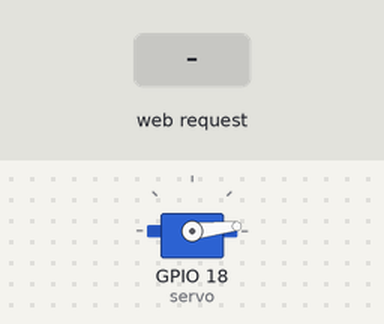
This program was run on a simulated ESP32 board running MicroPython. Parts: servo. The test bench sets the inputs (shaded band). WiFi joins after 1.5 s; the interpreter's speed is modelled, so counts of loop turns are approximate; servo angles are drawn from the pulse width (0.5 ms = 0°, 2.5 ms = 180°); what the program prints to the serial console is not drawn.

Above: at 6.5 s.
6.6 s: HTTP request GET /U received
At 7.8 s:
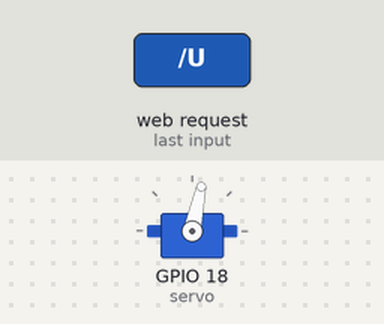
8.1 s: HTTP request GET /M received
At 8.9 s:
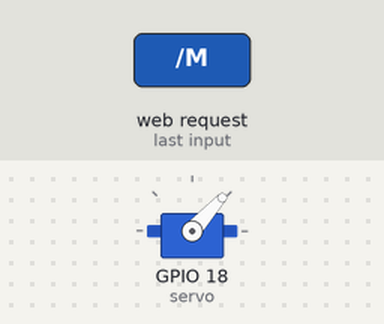
9.6 s: HTTP request GET /P5 received
At 10.0 s:
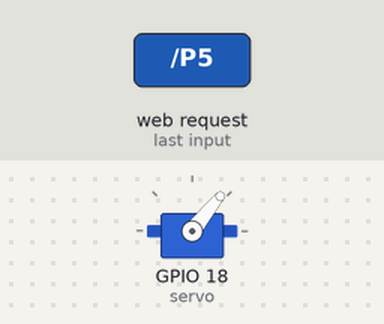
11.1 s: HTTP request GET /N1 received
At 12.4 s:
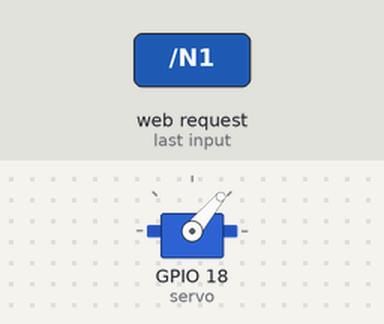
Timing chart, 0 to 13.6 s (numbered marks = the images above; inputs shaded):
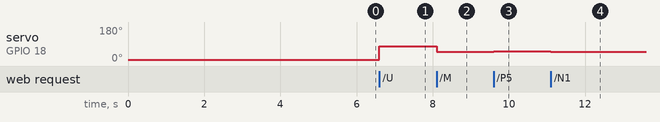

Measured:
- after the input at 6.6 s, servo on GPIO 18 (servo): 6° → 78° at once
- after the input at 8.1 s, servo on GPIO 18 (servo): 78° → 48° at once
- after the input at 9.6 s, servo on GPIO 18 (servo): 48° → 51° at once
- after the input at 11.1 s, servo on GPIO 18 (servo): 51° → 50° at once

The program:

main.py
```python
# ============================================================
# 城市方舟 - ESP32 手机控制升降平台 V2 LOW-START
# ============================================================
#
# 这版严格基于“真正能用”的第一版修改：
#
# 底层控制范围：
#   0 ~ 360
#
# 底层 PWM 映射：
#   0   -> 300 us
#   180 -> 1500 us
#   360 -> 2700 us
#
# 平台实际安全范围：
#   40  -> 最低
#   175 -> 最高（实测最合适）
#
# 网页允许调节范围：
#   40 ~ 180
#
# 注意：
#   这版的“40”和原来正确第一版的“40”完全一致。
#
# ============================================================

import network
import socket
import time
import gc

from machine import Pin, PWM


# ============================================================
# 1. Wi-Fi 参数
# ============================================================

WIFI_SSID = "Mate 70 Pro"
WIFI_PASSWORD = "87654321"

WIFI_TX_POWER = 2


# ============================================================
# 2. 舵机底层参数
# ============================================================

SERVO_PIN = 18

# 底层完整控制范围
MIN_ANGLE = 0
MAX_ANGLE = 360

# PWM 范围
SERVO_MIN_US = 300
SERVO_MAX_US = 2700


# ============================================================
# 3. 升降平台机械标定
#
# 以后主要改这里
# ============================================================

# 实测最低
PLATFORM_MIN = 40

# 网页允许的最大调节值
PLATFORM_MAX = 160

# 三个主要位置
DOWN_VALUE = 40
MID_VALUE = 110
UP_VALUE = 160

# 调节步长
BIG_STEP = 5
SMALL_STEP = 1

# 开机默认位置：完全收缩到最低位置
START_VALUE = DOWN_VALUE

current_value = START_VALUE


# ============================================================
# 4. 初始化舵机
# ============================================================

servo = PWM(
    Pin(SERVO_PIN),
    freq=50,
    duty_u16=0
)


# ============================================================
# 5. 控制值 -> PWM
#
# 完全沿用你真正能用的第一版
# ============================================================

def angle_to_us(angle):

    return int(
        SERVO_MIN_US
        +
        angle
        * (SERVO_MAX_US - SERVO_MIN_US)
        / 360
    )


# ============================================================
# 6. 底层设置舵机
#
# 仍允许 0 ~ 360
# ============================================================

def set_angle(angle):

    global current_value

    angle = int(angle)

    if angle < MIN_ANGLE:
        angle = MIN_ANGLE

    if angle > MAX_ANGLE:
        angle = MAX_ANGLE

    pulse_us = angle_to_us(
        angle
    )

    duty = int(
        pulse_us
        * 65535
        / 20000
    )

    servo.duty_u16(
        duty
    )

    current_value = angle

    print(
        "SERVO ->",
        current_value,
        "/360",
        "| PWM:",
        pulse_us,
        "us",
        "| duty:",
        duty
    )


# ============================================================
# 7. 平台安全控制层
#
# 网页只能进入 40 ~ 180
# ============================================================

def set_platform(value):

    value = int(value)

    if value < PLATFORM_MIN:
        value = PLATFORM_MIN

    if value > PLATFORM_MAX:
        value = PLATFORM_MAX

    set_angle(
        value
    )


# ============================================================
# 8. 平台动作
# ============================================================

def platform_up():

    print()
    print("COMMAND -> UP")

    set_platform(
        UP_VALUE
    )


def platform_down():

    print()
    print("COMMAND -> DOWN")

    set_platform(
        DOWN_VALUE
    )


def platform_middle():

    print()
    print("COMMAND -> MIDDLE")

    set_platform(
        MID_VALUE
    )


def value_plus(step):

    print()
    print(
        "COMMAND -> +",
        step
    )

    set_platform(
        current_value + step
    )


def value_minus(step):

    print()
    print(
        "COMMAND -> -",
        step
    )

    set_platform(
        current_value - step
    )


# ============================================================
# 9. Wi-Fi
# ============================================================

def connect_wifi():

    try:

        sta = network.WLAN(
            network.WLAN.IF_STA
        )

    except AttributeError:

        sta = network.WLAN(
            network.STA_IF
        )

    sta.active(False)
    time.sleep(1)

    sta.active(True)
    time.sleep(1)

    sta.config(
        txpower=WIFI_TX_POWER
    )

    print(
        "Wi-Fi TX Power =",
        sta.config("txpower"),
        "dBm"
    )

    try:
        sta.disconnect()
    except Exception:
        pass

    time.sleep_ms(
        300
    )

    print()
    print(
        "================================"
    )
    print(
        "Connecting Wi-Fi"
    )
    print(
        "================================"
    )
    print(
        "SSID:",
        WIFI_SSID
    )
    print()

    sta.connect(
        WIFI_SSID,
        WIFI_PASSWORD
    )

    for i in range(30):

        if sta.isconnected():

            info = sta.ifconfig()

            print()
            print(
                "★★★★★ Wi-Fi CONNECTED ★★★★★"
            )
            print(
                "IP:",
                info[0]
            )
            print(
                "Gateway:",
                info[2]
            )
            print(
                "TX Power:",
                sta.config("txpower"),
                "dBm"
            )
            print()

            return sta

        print(
            "Wi-Fi...",
            i + 1,
            "/30",
            "status:",
            sta.status()
        )

        time.sleep(
            1
        )

    return None


# ============================================================
# 10. 网页
# ============================================================

def make_html():

    pulse_us = angle_to_us(
        current_value
    )

    return """<!DOCTYPE html>

<html>

<head>

<meta charset="UTF-8">

<meta
name="viewport"
content="width=device-width,
initial-scale=1.0,
maximum-scale=1.0">

<title>城市方舟</title>

<style>

body {
    margin: 0;
    background: #17191e;
    color: white;
    font-family: Arial, sans-serif;
    text-align: center;
}

.container {
    width: 90%;
    max-width: 430px;
    margin: auto;
    padding-top: 35px;
}

h1 {
    margin-bottom: 5px;
}

.subtitle {
    color: #999;
    margin-bottom: 25px;
}

.status {
    background: #30333b;
    padding: 25px;
    border-radius: 20px;
    margin-bottom: 25px;
}

.value {
    font-size: 56px;
    font-weight: bold;
    margin-top: 8px;
}

.pwm {
    margin-top: 8px;
    color: #999;
}

.range {
    margin-top: 8px;
    color: #999;
}

a {
    display: flex;
    box-sizing: border-box;
    width: 100%;
    height: 70px;
    margin: 12px 0;
    border-radius: 18px;
    align-items: center;
    justify-content: center;
    text-decoration: none;
    font-size: 22px;
    font-weight: bold;
}

.up {
    background: #68efb0;
    color: #111;
}

.middle {
    background: white;
    color: #111;
}

.down {
    background: #ff7777;
    color: white;
}

.row {
    display: flex;
    gap: 10px;
}

.adjust {
    width: 50%;
    background: #414650;
    color: white;
}

.small {
    background: #343840;
}

a:active {
    transform: scale(0.96);
}

.footer {
    color: #777;
    margin-top: 25px;
    font-size: 14px;
    line-height: 1.6;
}

</style>

</head>

<body>

<div class="container">

<h1>
城市方舟
</h1>

<div class="subtitle">
智能救援塔 · 升降平台 V2
</div>

<div class="status">

当前控制值

<div class="value">
""" + str(current_value) + """
</div>

<div class="pwm">
PWM = """ + str(pulse_us) + """ us
</div>

<div class="range">
安全调节范围 40 ~ 160
</div>

</div>


<a
class="up"
href="/U">
▲ 完全升起 · """ + str(UP_VALUE) + """
</a>


<a
class="middle"
href="/M">
● 中间位置 · """ + str(MID_VALUE) + """
</a>


<a
class="down"
href="/D">
▼ 完全下降 · """ + str(DOWN_VALUE) + """
</a>


<div class="row">

<a
class="adjust"
href="/N5">
− 5
</a>

<a
class="adjust"
href="/P5">
+ 5
</a>

</div>


<div class="row">

<a
class="adjust small"
href="/N1">
− 1
</a>

<a
class="adjust small"
href="/P1">
+ 1
</a>

</div>


<div class="footer">
底层仍为 0 ~ 360<br>
PWM 仍为 300 ~ 2700 us<br>
网页只允许 40 ~ 160
</div>

</div>

</body>

</html>
"""


# ============================================================
# 11. HTTP 发送
# ============================================================

def send_all(client, data):

    total = 0

    while total < len(data):

        sent = client.send(
            data[total:]
        )

        if not sent:
            break

        total += sent


def send_page(client):

    body = make_html().encode(
        "utf-8"
    )

    header = (
        "HTTP/1.1 200 OK\r\n"
        "Content-Type: text/html; charset=UTF-8\r\n"
        "Content-Length: "
        + str(len(body))
        + "\r\n"
        "Connection: close\r\n"
        "Cache-Control: no-store, no-cache, must-revalidate\r\n"
        "Pragma: no-cache\r\n"
        "Expires: 0\r\n"
        "\r\n"
    ).encode(
        "utf-8"
    )

    send_all(
        client,
        header
    )

    send_all(
        client,
        body
    )


# ============================================================
# 12. HTTP 请求处理
# ============================================================

def handle_client(client):

    client.settimeout(
        1
    )

    request = client.recv(
        1024
    )

    if not request:
        return

    try:

        first_line = (
            request
            .split(b"\r\n")[0]
            .decode(
                "utf-8",
                "ignore"
            )
        )

    except Exception:

        first_line = ""

    print(
        "HTTP:",
        first_line
    )

    try:

        path = (
            first_line
            .split(" ")[1]
            .split("?")[0]
        )

    except Exception:

        path = "/"

    print(
        "PATH:",
        path
    )


    if path == "/U":

        platform_up()


    elif path == "/D":

        platform_down()


    elif path == "/M":

        platform_middle()


    elif path == "/P5":

        value_plus(
            BIG_STEP
        )


    elif path == "/N5":

        value_minus(
            BIG_STEP
        )


    elif path == "/P1":

        value_plus(
            SMALL_STEP
        )


    elif path == "/N1":

        value_minus(
            SMALL_STEP
        )


    send_page(
        client
    )


# ============================================================
# 13. 启动
# ============================================================

print()
print(
    "================================"
)
print(
    "城市方舟 ESP32 Servo V2"
)
print(
    "================================"
)
print()

print(
    "SERVO -> GPIO18"
)

print(
    "LOW LEVEL -> 0 ~ 360"
)

print(
    "PWM -> 300 ~ 2700 us"
)

print(
    "WEB SAFE -> 40 ~ 160"
)

print(
    "DOWN ->",
    DOWN_VALUE
)

print(
    "UP ->",
    UP_VALUE
)

print()


# ============================================================
# 14. 开机
# ============================================================

set_platform(
    START_VALUE
)

time.sleep(
    1
)


# ============================================================
# 15. Wi-Fi
# ============================================================

sta = connect_wifi()

if sta is None:

    raise RuntimeError(
        "Wi-Fi connection failed"
    )

ESP32_IP = (
    sta.ifconfig()[0]
)

print(
    "================================"
)

print(
    "SYSTEM READY"
)

print(
    "================================"
)

print()

print(
    "ESP32 IP:"
)

print(
    ESP32_IP
)

print()

print(
    "手机浏览器打开："
)

print(
    "http://" + ESP32_IP
)

print()


# ============================================================
# 16. HTTP Server
# ============================================================

server = socket.socket(
    socket.AF_INET,
    socket.SOCK_STREAM
)

try:

    server.setsockopt(
        socket.SOL_SOCKET,
        socket.SO_REUSEADDR,
        1
    )

except OSError:

    pass

server.bind(
    (
        "0.0.0.0",
        80
    )
)

server.listen(
    4
)

server.settimeout(
    0.1
)

print(
    "HTTP SERVER READY"
)

print()


# ============================================================
# 17. 主循环
# ============================================================

try:

    while True:

        if not sta.isconnected():

            print(
                "WIFI LOST"
            )

            try:

                sta.config(
                    txpower=WIFI_TX_POWER
                )

                sta.connect(
                    WIFI_SSID,
                    WIFI_PASSWORD
                )

            except Exception as e:

                print(
                    "Reconnect error:",
                    e
                )

            time.sleep(
                1
            )

            continue

        try:

            client, addr = (
                server.accept()
            )

        except OSError:

            continue

        try:

            handle_client(
                client
            )

        except Exception as e:

            print(
                "HTTP ERROR:",
                e
            )

        finally:

            try:
                client.close()
            except Exception:
                pass

        gc.collect()


except KeyboardInterrupt:

    print()
    print(
        "CTRL+C"
    )


finally:

    try:
        server.close()
    except Exception:
        pass

    print(
        "SERVER CLOSED"
    )
```
